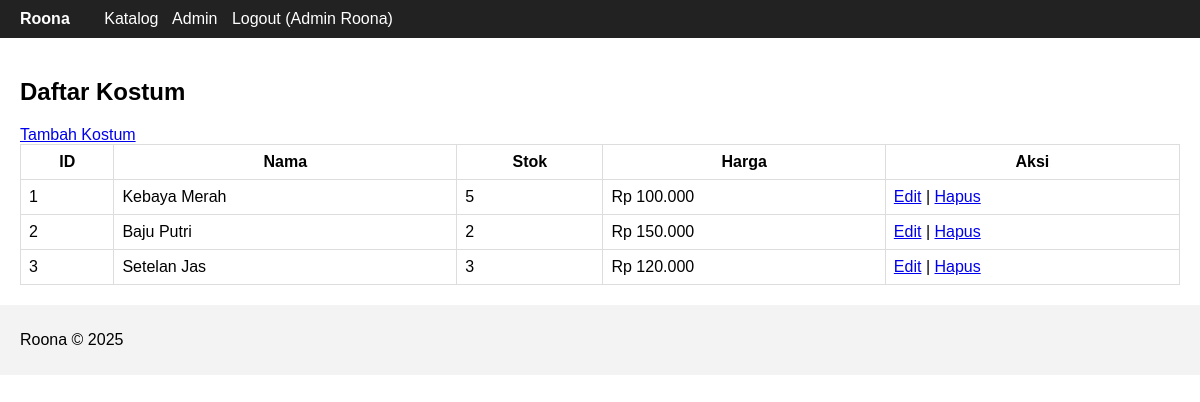
Screenshot of /index.php?action=admin_kostum (signed in) with the database file from the repository.
### tables this page shows
CREATE TABLE kostum (
  id INT AUTO_INCREMENT PRIMARY KEY,
  nama VARCHAR(150) NOT NULL,
  kategori_id INT,
  ukuran VARCHAR(50),
  stok INT DEFAULT 0,
  harga_sewa DECIMAL(12,2) NOT NULL,
  deskripsi TEXT,
  created_at TIMESTAMP DEFAULT CURRENT_TIMESTAMP,
  FOREIGN KEY (kategori_id) REFERENCES kategori_kostum(id) ON DELETE SET NULL
);

### app/controllers/AdminController.php (called while the page is built, shortened)
<?php
require_once __DIR__ . '/../models/Kostum.php';
class AdminController {
    private $kostum;
    public function __construct($pdo){
        $this->kostum = new Kostum($pdo);
    }
    public function listKostum(){
        $items = $this->kostum->all();
        include __DIR__ . '/../views/admin/kostum_list.php';
    }
}

### app/models/Kostum.php (called while the page is built, shortened)
<?php
class Kostum {
    private $pdo;
    public function __construct($pdo){ $this->pdo = $pdo; }
    public function all(){
        $stmt = $this->pdo->query("SELECT k.*, c.nama as kategori FROM kostum k LEFT JOIN kategori_kostum c ON k.kategori_id=c.id ORDER BY k.created_at DESC");
        return $stmt->fetchAll();
    }
}

### app/views/admin/kostum_list.php (the view)
<?php include __DIR__ . '/../partials/header.php'; ?>
<h2>Daftar Kostum</h2>
<a href="index.php?action=admin_kostum_form">Tambah Kostum</a>
<table>
<tr><th>ID</th><th>Nama</th><th>Stok</th><th>Harga</th><th>Aksi</th></tr>
<?php foreach($items as $it): ?>
<tr>
  <td><?=$it['id']?></td>
  <td><?=htmlspecialchars($it['nama'])?></td>
  <td><?=$it['stok']?></td>
  <td>Rp <?=number_format($it['harga_sewa'],0,',','.')?></td>
  <td>
    <a href="index.php?action=admin_kostum_form&id=<?=$it['id']?>">Edit</a> |
    <a href="index.php?action=admin_kostum_delete&id=<?=$it['id']?>" onclick="return confirm('Hapus?')">Hapus</a>
  </td>
</tr>
<?php endforeach; ?>
</table>
<?php include __DIR__ . '/../partials/footer.php'; ?>

### app/views/partials/header.php (style rules this page uses)
body { font-family:Arial,Helvetica,sans-serif; margin:0; padding:0; }
table { width:100%; border-collapse:collapse; }
table td,table th { border:1px solid #ddd; padding:8px; }

### rows the page displays
kostum: id "1", nama "Kebaya Merah", stok "5", harga_sewa "100.000"
kostum: id "2", nama "Baju Putri", stok "2", harga_sewa "150.000"
kostum: id "3", nama "Setelan Jas", stok "3", harga_sewa "120.000"

### other values shown
$_SESSION['user']['nama'] "Admin Roona"
